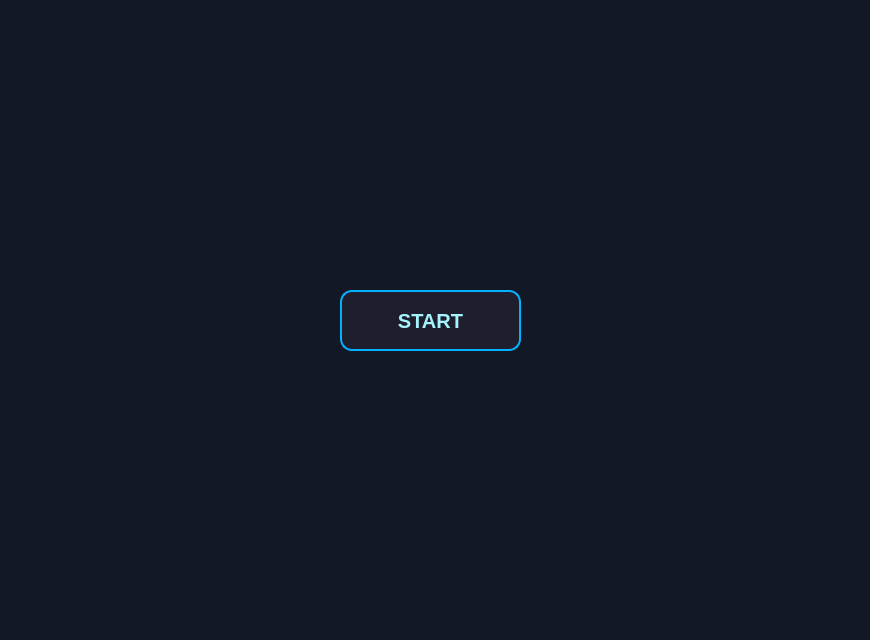
<?xml version="1.0" encoding="UTF-8"?>
<ui version="4.0">
 <class>MainWindow</class>
 <widget class="QDialog" name="MainWindow">
  <property name="geometry">
   <rect>
    <x>0</x>
    <y>0</y>
    <width>870</width>
    <height>640</height>
   </rect>
  </property>
  <property name="mouseTracking">
   <bool>false</bool>
  </property>
  <property name="windowTitle">
   <string>Dialog</string>
  </property>
  <property name="styleSheet">
   <string notr="true">QDialog, QWidget {
    background-color: #121826;
}
</string>
  </property>
  <widget class="QPushButton" name="btnStart">
   <property name="geometry">
    <rect>
     <x>340</x>
     <y>290</y>
     <width>181</width>
     <height>61</height>
    </rect>
   </property>
   <property name="styleSheet">
    <string notr="true">QPushButton {
    background-color: #1E1E2E;
    color: #A5F3FC;
    font-size: 20px;
    font-weight: bold;
    border: 2px solid #00B2FF;
    border-radius: 12px;
    padding: 10px;
    box-shadow: 0px 4px 10px rgba(0, 178, 255, 0.3);
    transition: all 0.2s ease-in-out;
}

QPushButton:hover {
    background-color: #00B2FF;
    color: #1E1E2E;
    border: 2px solid #A5F3FC;
    box-shadow: 0px 4px 15px rgba(165, 243, 252, 0.6);
    transform: scale(1.05);
}

QPushButton:pressed {
    background-color: #0084C9;
    color: #FFFFFF;
    box-shadow: inset 0px 4px 8px rgba(0, 0, 0, 0.5);
    transform: scale(0.95);
}
</string>
   </property>
   <property name="text">
    <string>START</string>
   </property>
   <property name="autoDefault">
    <bool>false</bool>
   </property>
  </widget>
 </widget>
 <resources/>
 <connections/>
</ui>
